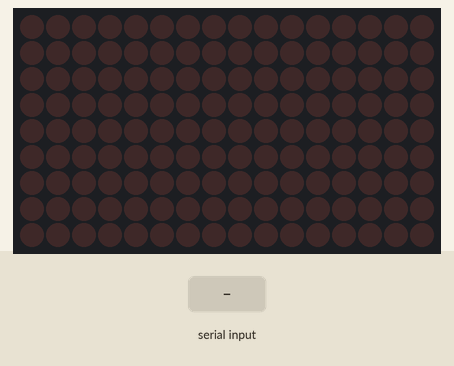
Bench run of a sketch on a simulated Arduino Uno, built with avr-gcc and run on an emulated ATmega328P. Parts: 16×9 LED matrix. The test bench sets the inputs (shaded band). What the sketch prints to the serial monitor is not drawn.

Above: at 1.2 s.
1.3 s: "u" received over Serial
At 2.5 s:
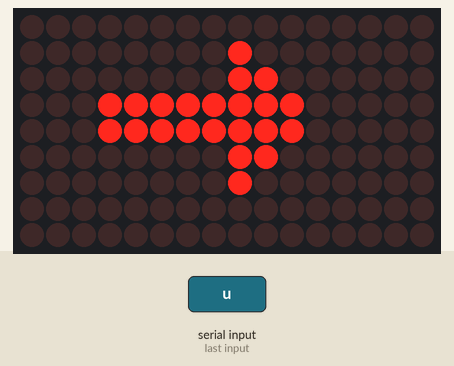
2.8 s: "d" received over Serial
At 4.1 s:
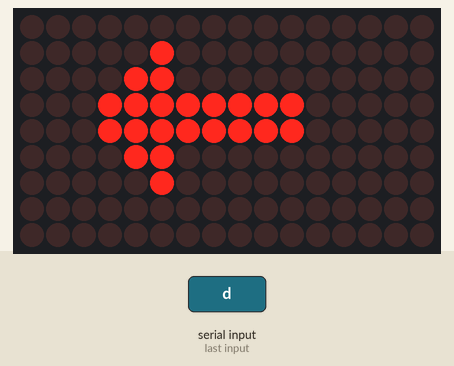
4.4 s: "l" received over Serial
At 5.0 s:
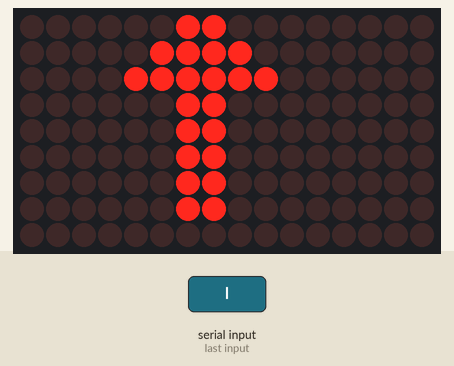
5.9 s: "r" received over Serial
At 6.9 s:
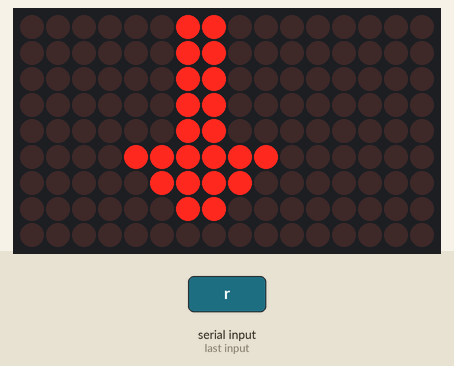
7.5 s: "U" received over Serial
At 8.7 s:
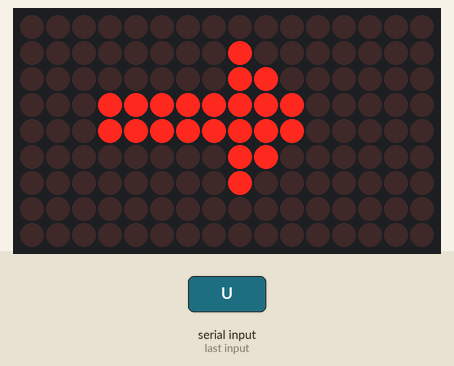
9.0 s: "D" received over Serial
At 9.4 s:
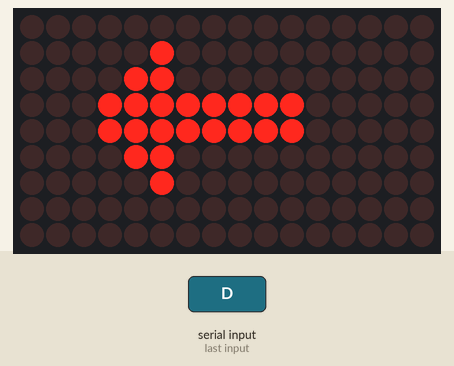
Timing chart, 0 to 11.6 s (numbered marks = the images above; inputs shaded):
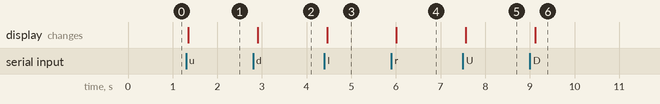

The sketch:

arrow_on_charlieplex_serialinput.ino
```cpp
#include <Wire.h>
#include <Adafruit_GFX.h>
#include <Adafruit_IS31FL3731.h>

/************************************************************************
 * This works with the CharliePlex LED matrix from Adafruit.
 *
 * This program will display an arrow of a given orientation depending
 * on input from the user. For this to work, the Arduino must be plugged
 * into a computer. The Arduino program must be running along with the
 * Serial Monitor (found under Tools). In the input textbox at the top
 * of the Serial Monitor, enter a character and hit enter (or press the
 * Send button). You may enter 'u', 'd', 'l', 'r' to display an arrow
 * that points up, down, left or right. You may enter 'c' to clear the
 * screen.
 *
 * RJM 12/17/2017
 ***********************************************************************/

// If you're using the full breakout...
Adafruit_IS31FL3731 matrix = Adafruit_IS31FL3731();
// If you're using the FeatherWing version
//Adafruit_IS31FL3731_Wing matrix = Adafruit_IS31FL3731_Wing();

#define I2C_ADDR 0x74       // I2C address of Charlieplex matrix

uint8_t        brightness = 128; //Brightness can be from 0 to 255
char incomingByte = 0;           //This will be for user input

//Defined below are the patterns to display on the matrix
//They are either an arrow pointing up, down, left or right
static const uint8_t PROGMEM
  left_bmp[] =
  { B00011000,
    B00111100,
    B01111110,
    B00011000,
    B00011000,
    B00011000,
    B00011000,
    B00011000 },
  right_bmp[] =
  { B00011000,
    B00011000,
    B00011000,
    B00011000,
    B00011000,
    B01111110,
    B00111100,
    B00011000 },
  down_bmp[] =
  { B00000000,
    B00100000,
    B01100000,
    B11111111,
    B11111111,
    B01100000,
    B00100000,
    B00000000 },
  up_bmp[] =
  { B00000000,
    B00000100,
    B00000110,
    B11111111,
    B11111111,
    B00000110,
    B00000100,
    B00000000 };


void setup() {
  /*
   * Setup function is needed to initialize Arduino board.
   * It establishes connection with the computer.
   */
  Serial.begin(9600);
  Serial.println("ISSI swirl test");

  if (! matrix.begin()) {
    Serial.println("IS31 not found");
    while (1);
  }
  Serial.println("IS31 found!");
  matrix.setRotation(0);
}

void loop() {
  /*
   * Loop function is iterated when Arduino board is plugged in.
   * Here, we check for user input and then, depending on what
   * character is entered by the user, display either the up, down,
   * left or right arrow. Or, if the user enters 'c' or 'C', the
   * LED matrix is cleared.
   */

  //Check if any input from the user has been entered
  if (Serial.available()>0) {
    incomingByte = Serial.read(); //read the user input and store in variable 'incomingByte'

    if ((incomingByte=='u') || (incomingByte=='U')) {
      //clear the matrix and display up arrow if user entered 'u' or 'U'
      matrix.clear();
      matrix.drawBitmap(3,0,up_bmp,8,8,brightness);
      delay(1500); //pauses for 1.5 seconds
      }
    if ((incomingByte=='d') || (incomingByte=='D')) {
      //clear the matrix and display down arrow if user entered 'd' or 'D'
      matrix.clear();
      matrix.drawBitmap(3,0,down_bmp,8,8,brightness);
      delay(1500); }
    if ((incomingByte=='l') || (incomingByte=='L')) {
      matrix.clear();
      matrix.drawBitmap(3,0,left_bmp,8,8,brightness);
      delay(1500); }
    if ((incomingByte=='r') || (incomingByte=='R')) {
      matrix.clear();
      matrix.drawBitmap(3,0,right_bmp,8,8,brightness);
      delay(1500); }
    if ((incomingByte=='c') || (incomingByte=='C')) {
      //clears the matrix if user entered 'c' or 'C'
      matrix.clear();
      delay(1500); }
  }

}
```

Measured:
- after the input at 1.3 s, the display: changes after 0.05 s (image 1)
- after the input at 2.8 s, the display: changes after 0.11 s (image 2)
- after the input at 4.4 s, the display: changes after 0.06 s (image 3)
- after the input at 5.9 s, the display: changes after 0.11 s (image 4)
- after the input at 7.5 s, the display: changes after 0.06 s (image 5)
- after the input at 9.0 s, the display: changes after 0.12 s (image 6)
